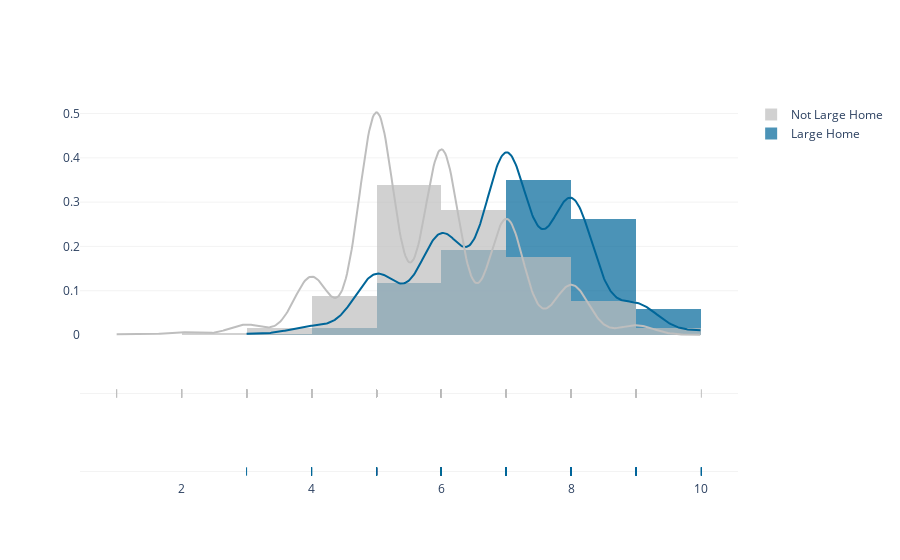

Notebook source saved alongside this figure:
### Code cell
import plotly.figure_factory as ff

large_ = large.loc[large['size']=='Large']['overallqual']
small = large.loc[large['size']=='Not Large']['overallqual']

hist_data = [large_, small]
group_labels = ['Large Home', 'Not Large Home']
colors = ['rgb(0, 102, 153)','rgb(190, 190, 190)'] #'rgb(240, 188, 84)',

fig = ff.create_distplot(hist_data, group_labels, bin_size=1, colors= colors)
fig.update_layout(title_text=' ',
                  plot_bgcolor='rgb(256, 256, 256)')
fig.update_xaxes(title_text = " ") 
fig.update_yaxes(showgrid=True, gridwidth=0.5, gridcolor='rgb(230, 230, 230)')

fig.show()

### Figure 1 — Plotly figure (JSON) as saved in the notebook; plotly's stock layout.template omitted (floating-point values rounded to 4 significant figures; data arrays with more than 128 entries replaced by an {"elided": "..."} marker saying what was removed)
{"data": [{"autobinx": false, "histnorm": "probability density", "legendgroup": "Large Home", "marker": {"color": "rgb(0, 102, 153)"}, "name": "Large Home", "opacity": 0.7, "type": "histogram", "x": {"elided": "492 int values"}, "xaxis": "x", "xbins": {"end": 10, "size": 1, "start": 3}, "yaxis": "y"}, {"autobinx": false, "histnorm": "probability density", "legendgroup": "Not Large Home", "marker": {"color": "rgb(190, 190, 190)"}, "name": "Not Large Home", "opacity": 0.7, "type": "histogram", "x": {"elided": "1963 int values"}, "xaxis": "x", "xbins": {"end": 10, "size": 1, "start": 1}, "yaxis": "y"}, {"legendgroup": "Large Home", "marker": {"color": "rgb(0, 102, 153)"}, "mode": "lines", "name": "Large Home", "showlegend": false, "type": "scatter", "x": {"elided": "500 float values"}, "xaxis": "x", "y": {"elided": "500 float values"}, "yaxis": "y"}, {"legendgroup": "Not Large Home", "marker": {"color": "rgb(190, 190, 190)"}, "mode": "lines", "name": "Not Large Home", "showlegend": false, "type": "scatter", "x": {"elided": "500 float values"}, "xaxis": "x", "y": {"elided": "500 float values"}, "yaxis": "y"}, {"legendgroup": "Large Home", "marker": {"color": "rgb(0, 102, 153)", "symbol": "line-ns-open"}, "mode": "markers", "name": "Large Home", "showlegend": false, "type": "scatter", "x": {"elided": "492 int values"}, "xaxis": "x", "y": {"elided": "492 str values"}, "yaxis": "y2"}, {"legendgroup": "Not Large Home", "marker": {"color": "rgb(190, 190, 190)", "symbol": "line-ns-open"}, "mode": "markers", "name": "Not Large Home", "showlegend": false, "type": "scatter", "x": {"elided": "1963 int values"}, "xaxis": "x", "y": {"elided": "1963 str values"}, "yaxis": "y2"}], "layout": {"barmode": "overlay", "hovermode": "closest", "legend": {"traceorder": "reversed"}, "plot_bgcolor": "rgb(256, 256, 256)", "title": {"text": " "}, "xaxis": {"anchor": "y2", "domain": [0, 1], "title": {"text": " "}, "zeroline": false}, "yaxis": {"anchor": "free", "domain": [0.35, 1], "gridcolor": "rgb(230, 230, 230)", "gridwidth": 0.5, "position": 0, "showgrid": true}, "yaxis2": {"anchor": "x", "domain": [0, 0.25], "dtick": 1, "gridcolor": "rgb(230, 230, 230)", "gridwidth": 0.5, "showgrid": true, "showticklabels": false}}}
